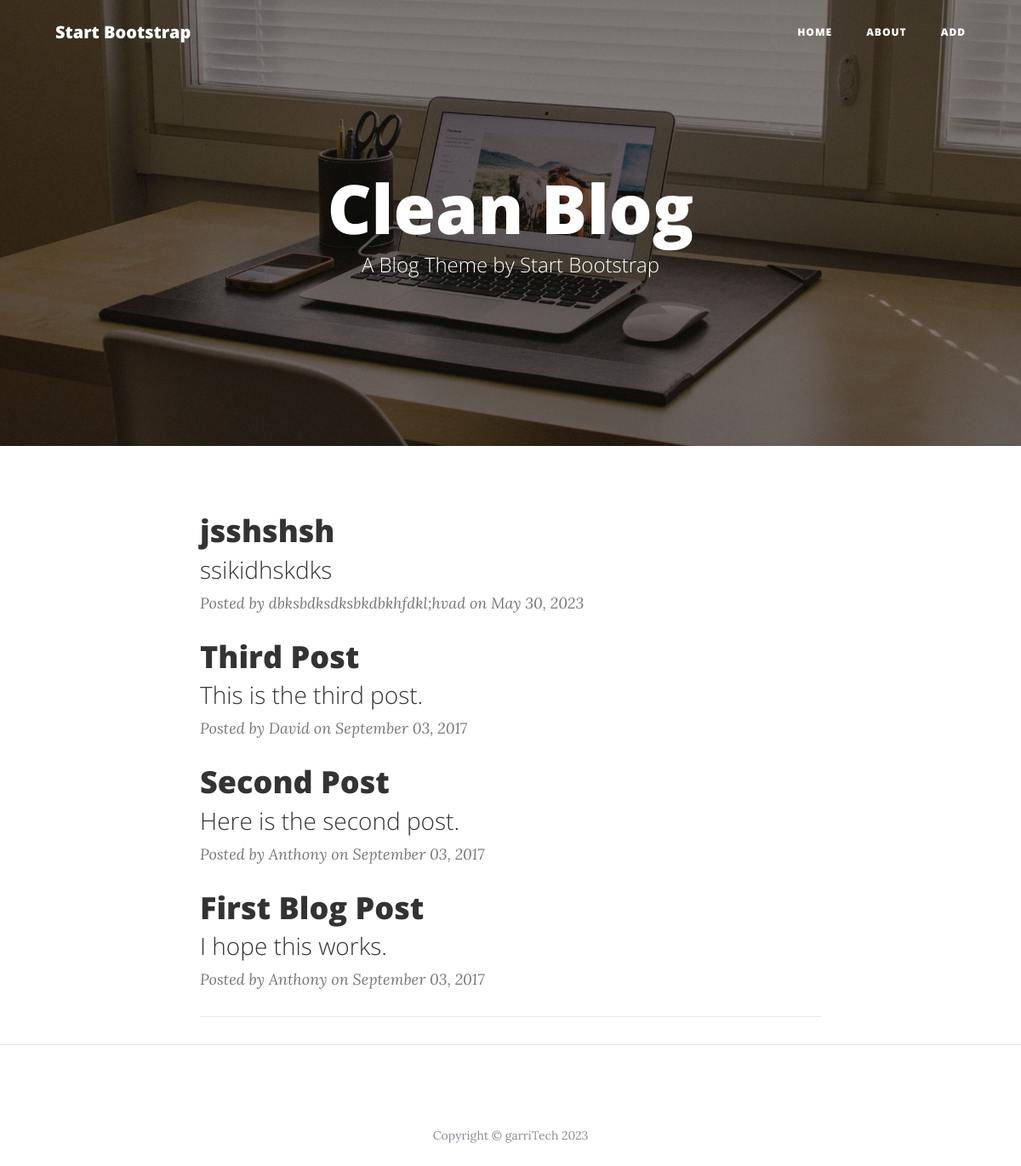
The page / on the database its author committed.
### app.py (models this page shows)
class Blogpost(db.Model):
    id = db.Column(db.Integer, primary_key=True)
    title = db.Column(db.String(50))
    subtitle = db.Column(db.String(50))
    author = db.Column(db.String(20))
    date_posted = db.Column(db.DateTime)
    content = db.Column(db.Text)

### app.py (the view)
@app.route('/')
def index():
    posts = Blogpost.query.order_by(Blogpost.date_posted.desc()).all()
    return render_template('index.html', posts=posts)

### templates/index.html (shortened to what this page needs)
<!DOCTYPE html>
<html lang="en">
  <head>
    <link href="{{ url_for('static', filename='bootstrap.min.css') }}" rel="stylesheet">
    <link href="{{ url_for('static', filename='font-awesome.min.css') }}" rel="stylesheet" type="text/css">
    <link href="{{ url_for('static', filename='clean-blog.min.css') }}" rel="stylesheet">
  </head>
  <body>
    <nav class="navbar navbar-expand-lg navbar-light fixed-top" id="mainNav">
      <div class="container">
        <a class="navbar-brand" href="{{ url_for('index') }}">Start Bootstrap</a>
        <div class="collapse navbar-collapse" id="navbarResponsive">
          <ul class="navbar-nav ml-auto">
            <li class="nav-item">
              <a class="nav-link" href="{{ url_for('index') }}">Home</a>
            </li>
            <li class="nav-item">
              <a class="nav-link" href="{{ url_for('about') }}">About</a>
            </li>
            <li class="nav-item">
              <a class="nav-link" href="{{ url_for('add') }}">Add</a>
            </li>
          </ul>
        </div>
      </div>
    </nav>
    <header class="masthead" style="background-image: url('{{ url_for('static', filename='home-bg.jpg') }}')">
      <div class="container">
        <div class="row">
          <div class="col-lg-8 col-md-10 mx-auto">
            <div class="site-heading">
              <h1>Clean Blog</h1>
              <span class="subheading">A Blog Theme by Start Bootstrap</span>
            </div>
          </div>
        </div>
      </div>
    </header>
    <div class="container">
      <div class="row">
        <div class="col-lg-8 col-md-10 mx-auto">
        {% for post in posts %}
          <div class="post-preview">
            <a href="{{ url_for('post', post_id=post.id) }}">
              <h2 class="post-title">
                {{ post.title }}
              </h2>
              <h3 class="post-subtitle">
                {{ post.subtitle }}
              </h3>
            </a>
            <p class="post-meta">Posted by {{ post.author }} on {{ post.date_posted.strftime('%B %d, %Y') }}</p>
          </div>
          {% endfor %}
          <hr>
        </div>
      </div>
    </div>
    <hr>
    <footer>
      <div class="container">
        <div class="row">
          <div class="col-lg-8 col-md-10 mx-auto">
            <p class="copyright text-muted">Copyright &copy; garriTech 2023</p>
          </div>
        </div>
      </div>
    </footer>
  </body>
</html>

### rows shown on the page
Blogpost: title "jsshshsh", subtitle "ssikidhskdks", author "dbksbdksdksbkdbkhfdkl;hvad", date_posted "May 30, 2023"
Blogpost: title "Third Post", subtitle "This is the third post.", author "David", date_posted "September 03, 2017"
Blogpost: title "Second Post", subtitle "Here is the second post.", author "Anthony", date_posted "September 03, 2017"
Blogpost: title "First Blog Post", subtitle "I hope this works.", author "Anthony", date_posted "September 03, 2017"
